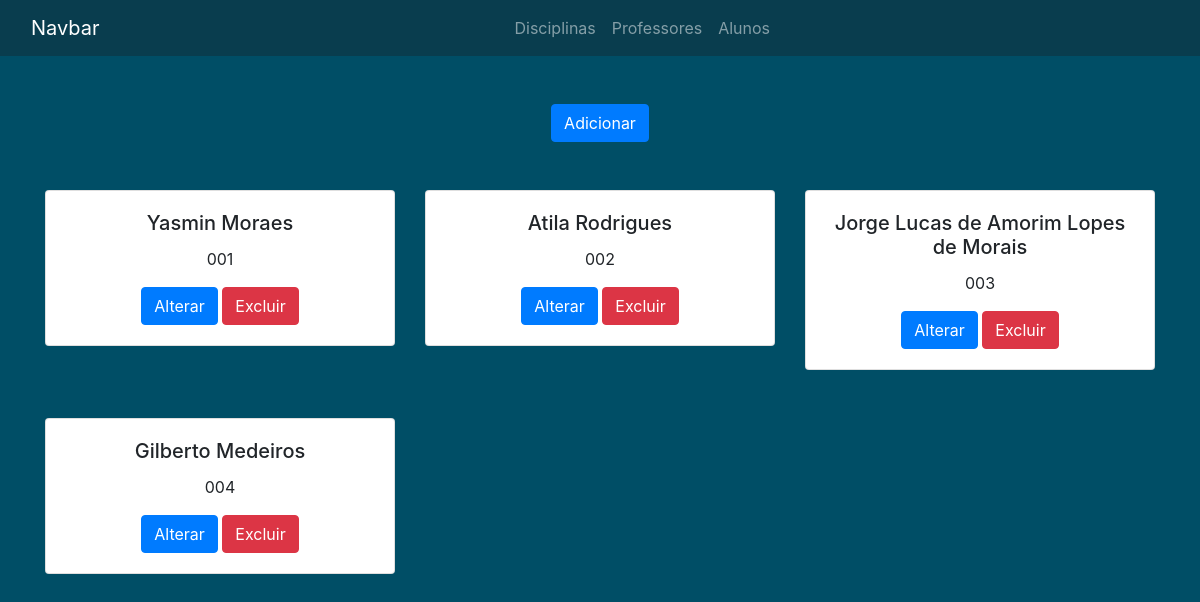
Page /pages/alunos.php on the committed database.
### tables this page shows
CREATE TABLE `alunos` (
  `id` int(11) NOT NULL AUTO_INCREMENT,
  `codigo` varchar(3) NOT NULL,
  `nome` varchar(50) NOT NULL,
  `cpf` varchar(11) NOT NULL,
  `dt_nascimento` date DEFAULT NULL,
  PRIMARY KEY (`id`),
  UNIQUE KEY `codigo` (`codigo`)
);

### database/alunos/list.php (called while the page is built, shortened)
<?php
$pdo = require($_SERVER['DOCUMENT_ROOT'].'/sistema-academico/database/connect.php');
$sql = "SELECT * FROM alunos group by codigo;";
$disciplinas = $pdo->query($sql);
return $disciplinas;

### pages/alunos.php (the view, shortened to what this page needs)
<!DOCTYPE html>
<html lang="en">
<body>
  <div class="container-fluid text-center my-5">
    <button type="button" class="btn btn-primary " data-toggle="modal" data-target="#adicionar" data-whatever="@getbootstrap">Adicionar</button>
  </div>
  <div class="container ">
    <div class="row">
      <?php
      $list = require('../database/alunos/list.php');
      foreach ($list as $key => $value) {
        echo
        '
        <div class="col-sm-4 mb-5">
          <div class="card">
            <div class="card-body text-center">
              <h5 class="card-title ">' . $value['nome'] . '</h5>
              <p class="card-text">' . $value['codigo'] . '</p>
              <input type="button" class="btn btn-primary" onclick="alterModal(`' . $value['codigo'] . '`, `' . $value['nome'] . '`, `' . $value['cpf'] . '`, `' . $value['dt_nascimento'] . '`, `' . $value['id'] . '`)" value="Alterar" data-toggle="modal" data-target="#update-modal" data-whatever="@getbootstrap"></input>
              <input type="button" class="btn btn-danger" onclick="deleteAluno(`' . $value['id'] . '`, `' . $value['nome'] . '`)" value="Excluir"></input>
            </div>
          </div>
        </div>';
      };
      ?>
    </div>
  </div>
</body>
</html>

### assets/styles/style.css (style rules this page uses)
body { background: #004E66; }
nav { background: #093D4E; }

### rows in the picture
alunos: nome "Yasmin Moraes", codigo "001"
alunos: nome "Atila Rodrigues", codigo "002"
alunos: nome "Jorge Lucas de Amorim Lopes de Morais", codigo "003"
alunos: nome "Gilberto Medeiros", codigo "004"
